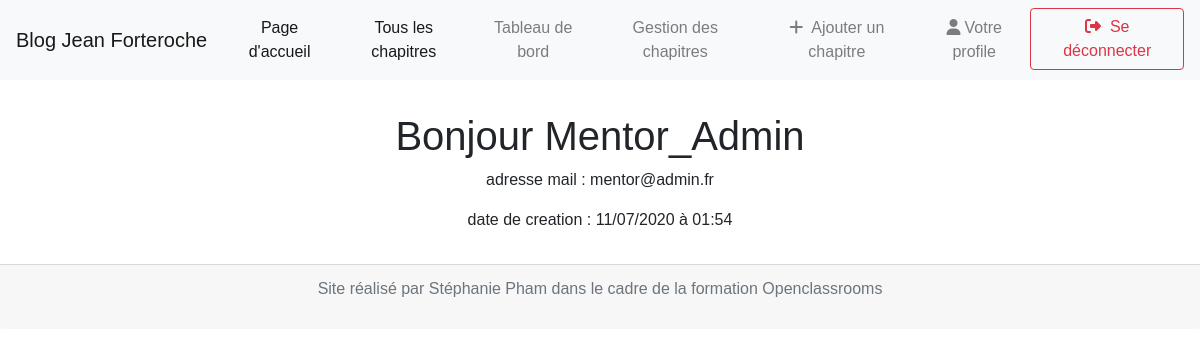
The page /index.php?action=profil (signed in) on the database its author committed.
### tables this page shows
CREATE TABLE IF NOT EXISTS `users` (
  `id` int(11) NOT NULL AUTO_INCREMENT,
  `username` varchar(255) NOT NULL,
  `email_user` text NOT NULL,
  `is_admin` tinyint(1) DEFAULT 0,
  `password_user` text NOT NULL,
  `date_user` datetime NOT NULL,
  PRIMARY KEY (`id`)
);

### App/Controller/Users.php (called while the page is built, shortened)
<?php
class Users extends Controller
{
    public function profilUser()
    {
        if ($this->is_connected()) {
            $userInfo = $this->userInfo['id'];
        } else {
            \header("Location: index.php");
        }
        $userInfo = $this->userInfo;
        $isAdmin = $this->is_admin();
        include 'view/Visitor/profilView.php';
    }
}

### App/Controller/Controller.php (called while the page is built, shortened)
<?php
class Controller {
    public $userInfo;
    public function is_connected()
    {
        if (isset($_SESSION['userId']) && $this->ifHashSession()) {
            $userManager = new UserManager;
            $this->userInfo = $userManager->getUserById($_SESSION['userId']);
        } else {
            $this->userInfo = false;
        }
        return $this->userInfo;
    }
    public function is_admin()
    {
        if ($this->is_connected()) {
            if ($this->userInfo['is_admin'] == 1 ) {
                return true;
            } else {
                return false;
            }
        } else {
            return false;
        }
    }
    public function ifHashSession() {
        $hashSession = $this->hashSession($_SESSION['userId']);
            if ($hashSession == $_SESSION['hashUserId']) {
                return true;
            } else {
                return false;
            }
    }
    public function hashSession($valeur) {
        return hash("sha256", $valeur);
    }
}

### App/Model/UserManager.php (called while the page is built, shortened)
<?php
class UserManager extends Manager
{
    public function getUserById($user_id)
    {
        $db = $this->dbConnect();
        $reqUSer = $db->prepare('
            SELECT *
            FROM users
            WHERE id = :id
        ');
        $reqUSer->execute([
            'id'=> $user_id
        ]);
        return $userById = $reqUSer->fetch();
    }
}

### view/Visitor/profilView.php (the view, shortened to what this page needs)
<div class="part-info-user container text-center">
    <h1>Bonjour <?= $userInfo['username'] ?></h1>
    <p>adresse mail : <?= $userInfo['email_user'] ?></p>
    <p>date de creation : <?= date_format(date_create($userInfo['date_user']), 'd/m/Y à H:i') ?> </p>
</div>
<?php include 'view/template.php'; ?>

### public/css/style.css (style rules this page uses)
* { margin: 0; padding: 0; box-sizing: border-box; font-family: Arial, Helvetica, sans-serif; }
body { background: #000; min-height: 200vh; }

### rows shown on the page
users: username "Mentor_Admin", email_user "mentor@admin.fr", date_user "11/07/2020 à 01:54"
